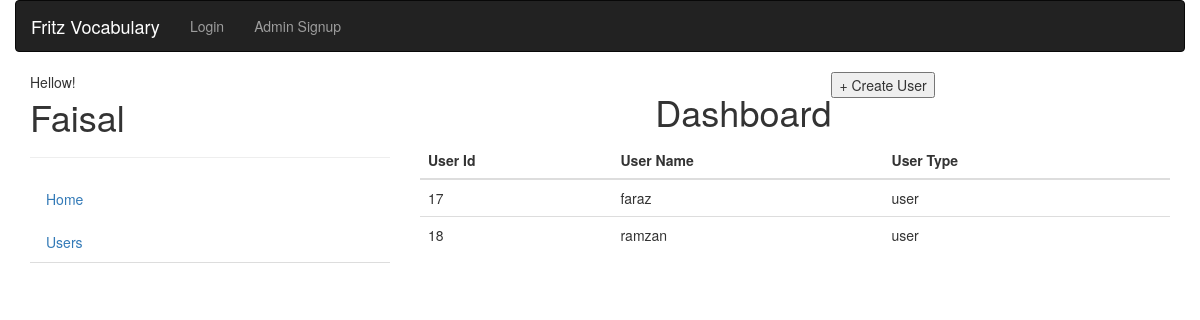
The app's page /user_page/, older data.
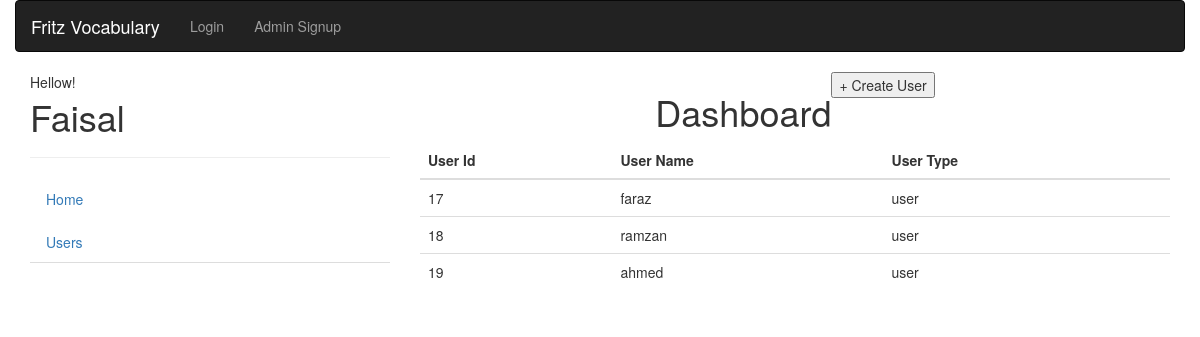
The same page, newer data.
### account/models.py (models this page shows)
class User(AbstractUser):
    is_admin = models.BooleanField(default=False)
    is_user = models.BooleanField(default=False)

### myapp/views.py (the view)
# urls.py: path('user_page/', views.user_page, name='user_page'),
def user_page(request):
    is_user = []
    User = get_user_model()
    users = User.objects.all()
    for user in users:
        if user.is_user:
            is_user.append(user)
        else:
            pass
    context = {
        "get_all_is_user" : is_user,
    }
    return render(request, 'admin/user_page.html', context)

### templates/admin/user_page.html (shortened to what this page needs)
{% extends 'base.html' %}
{% block content %}
    <div class="row">
        <div class="col-md-4">
            {% include "left-sidebar.html" %}
        </div>
        <div class="col-md-8">
            {% include "breadcrumb-header.html" %}
            <table class="table">
                <thead>
                <tr>
                    <th>User Id</th>
                    <th>User Name</th>
                    <th>User Type</th>
                    <th style="width: 36px;"></th>
                </tr>
                </thead>
                <tbody>
            {% for user in get_all_is_user %}
                <tr>
                    <td>{{ user.id }}</td>
                    <td>{{ user.username }}</td>
                    <td>user</td>
                    <td>
                    </td>
                </tr>
            {% endfor %}
                </tbody>
            </table>
        </div>
    </div>
{% endblock %}

### templates/base.html (shortened to what this page needs)
{% load static %}
<!DOCTYPE html>
<html lang="en">
<head>
    <link rel="stylesheet" href="//maxcdn.bootstrapcdn.com/bootstrap/3.3.7/css/bootstrap.min.css">
    <link rel="stylesheet" href="{% static 'css/style.css' %}">
</head>
<body class="override">
    <div class="container-fluid">
        {% include "top-navbar.html" %}
    </div>
    <div class="container">
        {% block content %}{% endblock %}
    </div>
</body>
</html>

### templates/top-navbar.html (shortened to what this page needs)
<nav class="navbar navbar-inverse" role="navigation">
    <div class="container">
        <div class="navbar-header">
            <a class="navbar-brand" href="/">Fritz Vocabulary</a>
        {% if user.is_authenticated %}
            {% if user.is_student %}
            <ul class="nav navbar-nav">
                {% comment %} <li><a href="#">Status</a></li>
                <li class="dropdown">
                    <a href="#" class="dropdown-toggle" data-toggle="dropdown" role="button" aria-haspopup="true" aria-expanded="false">Memorize<span class="caret"></span></a>
                    <ul class="dropdown-menu">
                        <li><a href="{% url 'SingleAnswerHome' %}">Single</a></li>
                        <li role="separator" class="divider"></li>
                        <li><a href="{% url 'MultiAnswerHome' %}">Multiple</a></li>
                        <li role="separator" class="divider"></li>
                        <li><a href="{% url 'PictorialAnswerHome' %}">Pictorial</a></li>
                    </ul>
                </li>
                <li><a href="{% url 'PracticeLevels' slug_id=1 %}" >Practice</a></li>
                <li><a href="{% url 'MyTestHome' %}">Test</a></li>
            </ul> {% endcomment %}
            {% else %}
            {% endif %}
        </div>
       <div id="navbar" class="collapse navbar-collapse">
            <ul class="nav navbar-nav navbar-right">
                <li><a href="#">hello! {{ user.username }}</a></li>
                <li><a href="{% url 'logout' %}">Logout</a></li>
            </ul>
        {% else %}
            <ul class="nav navbar-nav navbar-right">
                <li><a href="{% url 'admin_signup' %}">Admin Signup</a></li>
            </ul>
            <ul class="nav navbar-nav navbar-right">
                <li><a href="{% url 'login' %}">Login</a></li>
            </ul>
        </div>
        {% endif %}
</nav>

### templates/left-sidebar.html (shortened to what this page needs)
{% block content %}
    <div class="profile">
      <span>Hellow!</span>
      <h1 class="user-label">Faisal</h1>
    </div>
    <hr/>
    <ul class="nav nav-tabs nav-stacked">
      <li><a href='{% url 'home' %}'>Home</a></li>
      <li><a href='{% url 'user_page' %}'>Users</a></li>
    </ul>
{% endblock %}

### templates/breadcrumb-header.html
<div class="d-flex justify-space-between">
    <h1 class=""> Dashboard </h1>
    <div class="link-tray">
        <button>+ Create User</button>
    </div>
</div>

### static/css/style.css (style rules this page uses)
.d-flex { display: flex!important; flex-direction: row; justify-content: center; }
.profile .user-label { margin-top: 5px!important; }

### templates/base.html (style rules this page uses)
.navbar-inverse .navbar-brand { color: #ffffff; }

Row changes from the older to the newer data that the page shows:
added User: id "19", username "ahmed"
